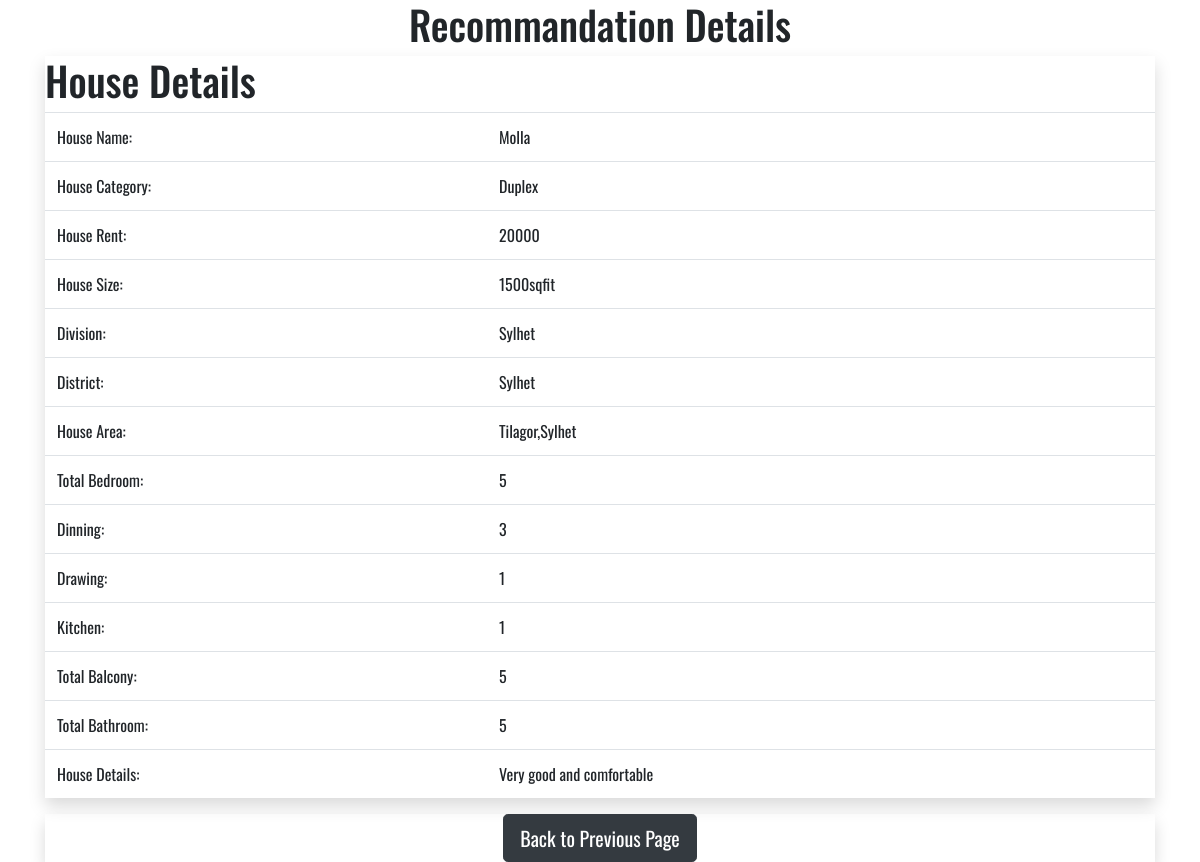
Screenshot of /recommandation_details/2 with the database file from the repository.
### houserental/models.py (models this page shows)
class ownerformfill(models.Model):
    ownername=models.CharField(max_length=100)
    email=models.EmailField()
    phn=models.IntegerField()
    housecategory=models.CharField(choices=HOUSE_CATEGORY, max_length=200)
    housename=models.CharField(max_length=100)
    houserent=models.PositiveIntegerField(default=0)
    img=models.ImageField(upload_to=fileimg, null=True, blank=True )
    imgidfont=models.ImageField(upload_to=fileimg, null=True, blank=True )
    imgidback=models.ImageField(upload_to=fileimg, null=True, blank=True )
    division=models.CharField(max_length=50)   #select dity pari nai..tai choices=DIVIDSION cut korlm
    district=models.CharField(max_length=100)
    area=models.CharField(max_length=250, verbose_name='Area', blank=True)
    housesize=models.CharField(max_length=100)
    bedroom=models.PositiveIntegerField(default=0)
    dinning=models.PositiveIntegerField(default=0)
    drawing=models.PositiveIntegerField(default=0)
    bathroom=models.PositiveIntegerField(default=0)
    kitchen=models.PositiveIntegerField(default=0)
    balcony=models.PositiveIntegerField(default=0)
    allinfo=models.CharField(max_length=100)
    class Meta:
        verbose_name = "Ownerformfill"
        verbose_name_plural = "Ownerformfill"

### houserental/views.py (the view)
# urls.py: path('recommandation_details/<str:pk>', views.recommandation_details, name="recommandation_details"),
def recommandation_details(request, pk):
    fe=ownerformfill.objects.get(id=pk)
    context={
        'fe':fe,
    }
    return render(request, 'recommandation_details.html', context)

### template/recommandation_details.html (shortened to what this page needs)
{%load static %}
<!DOCTYPE>
<html>
  <head>
<link rel="stylesheet" href="https://cdn.jsdelivr.net/npm/bootstrap@4.6.1/dist/css/bootstrap.min.css">
{%load static %}
<link rel="stylesheet" href="{% static 'css/style.css'%}">
<link rel="stylesheet" href="{% static 'css/base.css'%}">
<link rel="stylesheet" href="https://cdnjs.cloudflare.com/ajax/libs/font-awesome/6.0.0-beta2/css/all.min.css">
<link rel="stylesheet" href="https://unpkg.com/@trevoreyre/autocomplete-js/dist/style.css"/>
<link rel="stylesheet" href="https://ajax.googleapis.com/ajax/libs/jqueryui/1.11.4/themes/smoothness/jquery-ui.css">
</head>
<body>
<section>
<div class="container">
<h1 class="text-center" >Recommandation Details</h1>
    <div class="row-md-8 shadow center">
    <h1>House Details</h1>
    <table class="table table-hover">
            <tbody>
              <tr>
                <td>House Name:</td>
                <td>{{fe.housename}}</td>
              </tr>
              <tr>
                <td>House Category:</td>
                <td>{{fe.housecategory}}</td>
              </tr>
              <tr>
                <td>House Rent:</td>
                <td>{{fe.houserent}}</td>
              </tr>
              <tr>
                <td>House Size:</td>
                <td>{{fe.housesize}}</td>
              </tr>
              <tr>
                <td>Division:</td>
                <td>{{fe.division}}</td>
              </tr>
              <tr>
                <td>District:</td>
                <td>{{fe.district}}</td>
              </tr>
              <tr>
                <td>House Area:</td>
                <td>{{fe.area}}</td>
              </tr>
              <tr>
                <td>Total Bedroom:</td>
                <td>{{fe.bedroom}}</td>
              </tr>
              <tr>
                <td>Dinning:</td>
                <td>{{fe.dinning}}</td>
              </tr>
              <tr>
                <td>Drawing:</td>
                <td>{{fe.drawing}}</td>
              </tr>
              <tr>
                <td>Kitchen:</td>
                <td>{{fe.kitchen}}</td>
              </tr>
              <tr>
                <td>Total Balcony:</td>
                <td>{{fe.balcony}}</td>
              </tr>
              <tr>
                <td>Total Bathroom:</td>
                <td>{{fe.bathroom}}</td>
              </tr>
              <tr>
                <td>House Details:</td>
                <td>{{fe.allinfo}}</td>
              </tr>
        </tbody>
        </table>
</div>
      <div class="row-bg shadow text-center">
        <button type="button" class="btn btn-dark btn-lg">
          <a style="color:white" href="{% url 'homedetails' fe.pk %}">Back to Previous Page</a>
        </button>
      </div>
    </div>
    </section>
      </body>
    </html>

### static/css/style.css (style rules this page uses)
* { font-family: 'Bebas Neue', cursive; font-family: 'Oswald', sans-serif; }

### rows the page displays
ownerformfill: housename "Molla", housecategory "Duplex", houserent "20000", housesize "1500sqfit", division "Sylhet", district "Sylhet", area "Tilagor,Sylhet", bedroom "5", dinning "3", drawing "1", kitchen "1", balcony "5", bathroom "5", allinfo "Very good and comfortable"
